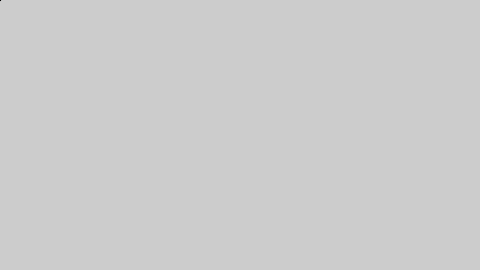
Frame 1 (no input)
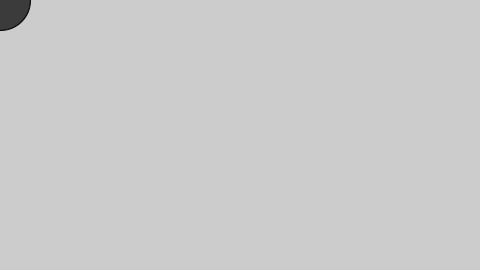
Frame 60 (the mouse pressed at the canvas centre just before this capture)
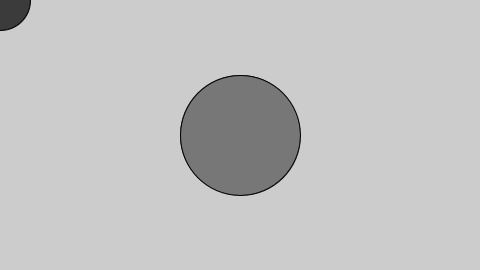
Frame 120 (the mouse held since frame 60 and released just before this capture)

The Processing sketch that drew these frames (run headless with seeded random() and noise(); from frame 60 on, the mouse is pressed at the canvas centre):

// Processing sketch: processing_106684
// ── processing_106684.pde

int w=1, h=1, r=0, g=0, b=0;


void setup()
{
    size(480,270);
    println("Hello World");
}

void draw()
{
    fill(r, g, b);
    ellipse(mouseX, mouseY, w, h);
    w++;
    h++;
    r++;
    g++;
    b++;
}
